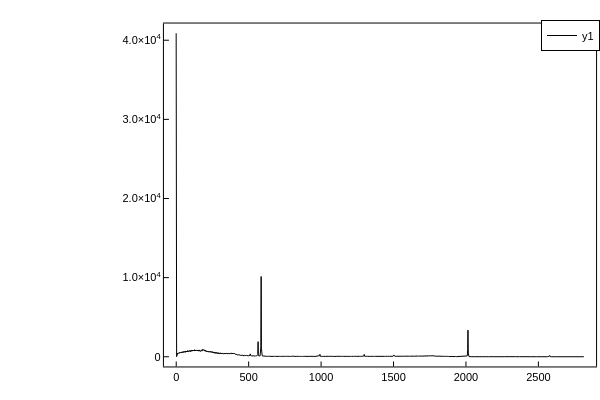

Write notebook code for a chart like this one.
### Code cell
clover,crystal=0,3

data=deepcopy(retrievedata("006-1",clover,crystal));

calibration=retrievecalibration(clover,crystal)
datacalibrated=[data[:,1].*calibration[2].+calibration[1]  data[:,2]]

Plots.plot(datacalibrated[:,1],datacalibrated[:,2])

### Figure 1 — Plotly figure (JSON) as saved in the notebook; plotly's stock layout.template omitted (floating-point values rounded to 4 significant figures; data arrays with more than 128 entries replaced by an {"elided": "..."} marker saying what was removed)
{"data": [{"colorbar": {"len": 0.9525, "title": "", "x": 0.9934, "y": 0.5139}, "legendgroup": "y1", "line": {"color": "rgba(0, 0, 0, 1.000)", "dash": "solid", "shape": "linear", "width": 1}, "mode": "lines", "name": "y1", "showlegend": true, "type": "scatter", "x": {"elided": "32767 float values"}, "xaxis": "x", "y": {"elided": "32767 int values"}, "yaxis": "y"}], "layout": {"annotations": [], "height": 400, "legend": {"bgcolor": "rgba(255, 255, 255, 1.000)", "bordercolor": "rgba(0, 0, 0, 1.000)", "borderwidth": 1, "font": {"color": "rgba(0, 0, 0, 1.000)", "family": "sans-serif", "size": 11}, "title": {"font": {"color": "rgba(0, 0, 0, 1.000)", "family": "sans-serif", "size": 15}, "text": ""}, "tracegroupgap": 0, "traceorder": "normal", "x": 1, "xanchor": "auto", "y": 1, "yanchor": "auto"}, "margin": {"b": 20, "l": 0, "r": 0, "t": 20}, "paper_bgcolor": "rgba(255, 255, 255, 1.000)", "plot_bgcolor": "rgba(255, 255, 255, 1.000)", "showlegend": true, "width": 600, "xaxis": {"anchor": "y", "domain": [0.2732, 0.9934], "gridcolor": "rgba(0, 0, 0, 0.100)", "gridwidth": 0.5, "linecolor": "rgba(0, 0, 0, 1.000)", "mirror": true, "range": [-84.84, 2898.0], "showgrid": false, "showline": true, "showticklabels": true, "tickangle": 0, "tickcolor": "rgb(0, 0, 0)", "tickfont": {"color": "rgba(0, 0, 0, 1.000)", "family": "sans-serif", "size": 11}, "tickmode": "array", "ticks": "inside", "ticktext": ["0", "500", "1000", "1500", "2000", "2500"], "tickvals": [0, 500, 1000, 1500, 2000, 2500], "title": "", "titlefont": {"color": "rgba(0, 0, 0, 1.000)", "family": "sans-serif", "size": 15}, "type": "-", "visible": true, "zeroline": false, "zerolinecolor": "rgba(0, 0, 0, 1.000)"}, "yaxis": {"anchor": "x", "domain": [0.03762, 0.9902], "gridcolor": "rgba(0, 0, 0, 0.100)", "gridwidth": 0.5, "linecolor": "rgba(0, 0, 0, 1.000)", "mirror": true, "range": [-1226.0, 42110.0], "showgrid": false, "showline": true, "showticklabels": true, "tickangle": 0, "tickcolor": "rgb(0, 0, 0)", "tickfont": {"color": "rgba(0, 0, 0, 1.000)", "family": "sans-serif", "size": 11}, "tickmode": "array", "ticks": "inside", "ticktext": ["0", "1.0×10<sup>4</sup>", "2.0×10<sup>4</sup>", "3.0×10<sup>4</sup>", "4.0×10<sup>4</sup>"], "tickvals": [0, 10000, 20000, 30000, 40000], "title": "", "titlefont": {"color": "rgba(0, 0, 0, 1.000)", "family": "sans-serif", "size": 15}, "type": "-", "visible": true, "zeroline": false, "zerolinecolor": "rgba(0, 0, 0, 1.000)"}}}
